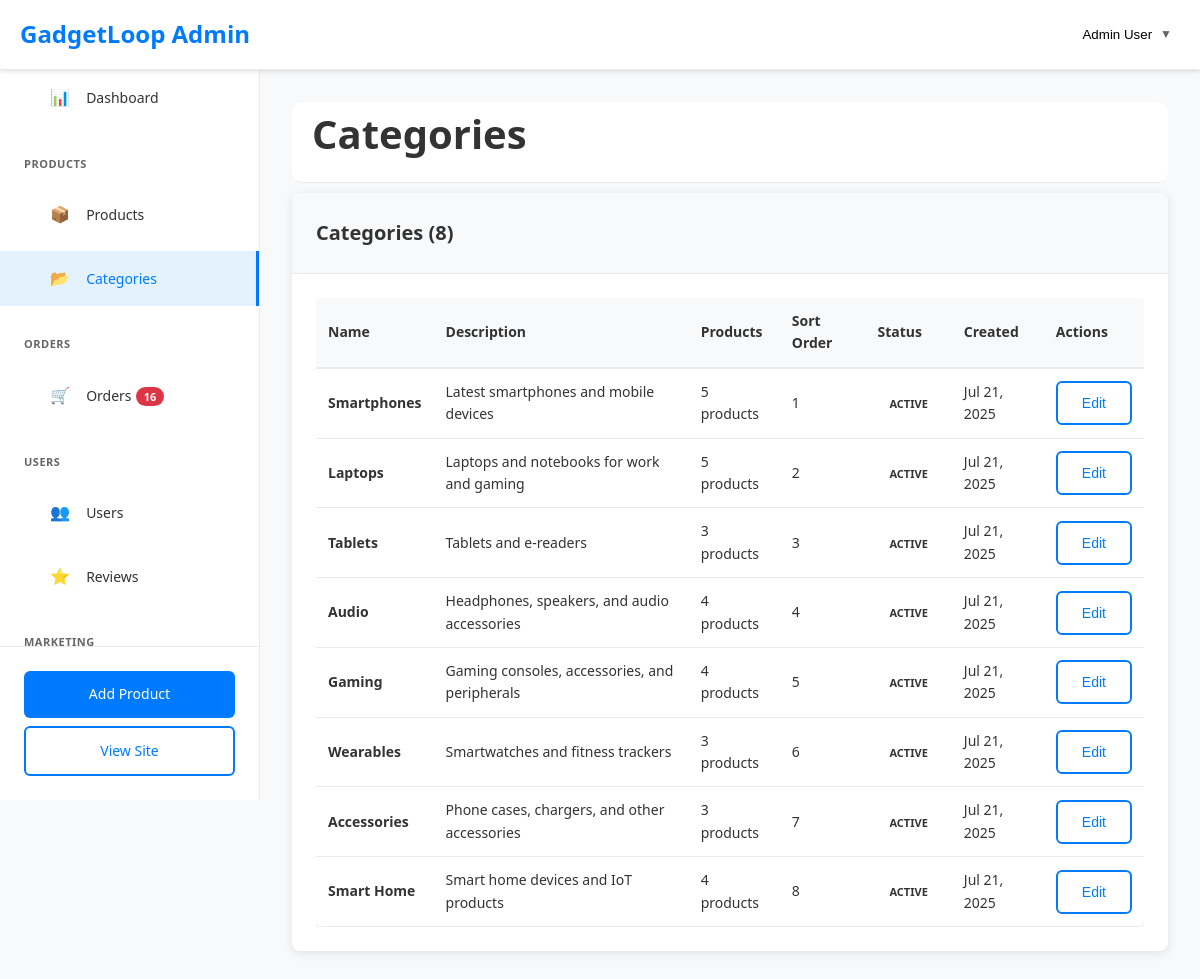
Before: /admin/categories.php (signed in) with the older database file.
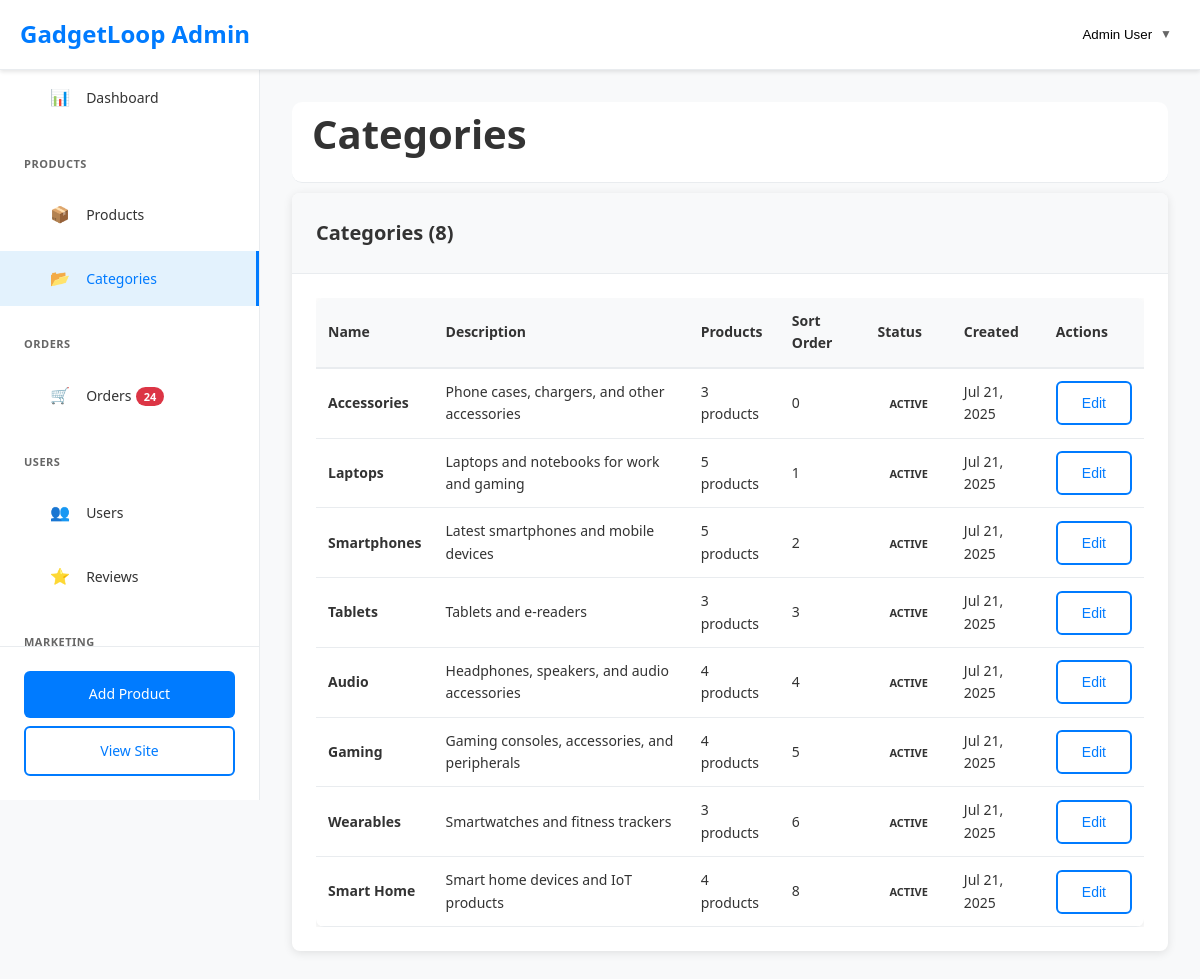
After: the same page with the newer database file.
### tables this page shows
CREATE TABLE `categories` (
  `id` int(11) NOT NULL AUTO_INCREMENT,
  `name` varchar(100) NOT NULL,
  `description` text DEFAULT NULL,
  `image` varchar(255) DEFAULT NULL,
  `is_active` tinyint(1) DEFAULT 1,
  `sort_order` int(11) DEFAULT 0,
  `created_at` timestamp NOT NULL DEFAULT current_timestamp(),
  PRIMARY KEY (`id`)
);

### admin/categories.php (the view, shortened to what the changed rows need)
<?php
require_once '../includes/functions.php';
$stmt = $pdo->prepare("
    SELECT c.*, COUNT(p.id) as product_count
    FROM categories c
    LEFT JOIN products p ON c.id = p.category_id AND p.is_active = 1
    GROUP BY c.id
    ORDER BY c.sort_order, c.name
");
$stmt->execute();
$categories = $stmt->fetchAll();
?>
<!DOCTYPE html>
<html lang="en">
<head>
    <link rel="stylesheet" href="../css/style.css">
    <link rel="stylesheet" href="../css/admin.css">
</head>
<body data-page="admin">
    <?php include 'includes/admin-header.php'; ?>
    <div class="admin-layout">
        <?php include 'includes/admin-sidebar.php'; ?>
        <main class="admin-content">
            <div class="admin-page-header">
                <h1>Categories</h1>
            </div>
            <div class="dashboard-card">
                <div class="card-body">
                    <div class="table-responsive">
                        <table class="table">
                            <thead>
                                <tr>
                                    <th>Name</th>
                                    <th>Description</th>
                                    <th>Products</th>
                                    <th>Sort Order</th>
                                    <th>Status</th>
                                    <th>Created</th>
                                    <th>Actions</th>
                                </tr>
                            </thead>
                            <tbody>
                                <?php foreach ($categories as $category): ?>
                                <tr>
                                    <td><strong><?php echo htmlspecialchars($category['name']); ?></strong></td>
                                    <td><?php echo htmlspecialchars($category['description']); ?></td>
                                    <td><?php echo $category['product_count']; ?> products</td>
                                    <td><?php echo $category['sort_order']; ?></td>
                                    <td>
                                        <span class="status-badge status-<?php echo $category['is_active'] ? 'active' : 'inactive'; ?>">
                                            <?php echo $category['is_active'] ? 'Active' : 'Inactive'; ?>
                                        </span>
                                    </td>
                                    <td><?php echo date('M j, Y', strtotime($category['created_at'])); ?></td>
                                    <td>
                                        <div style="display: flex; gap: 5px;">
                                            <button class="btn btn-outline btn-sm" onclick="editCategory(<?php echo htmlspecialchars(json_encode($category)); ?>)">Edit</button>
                                        </div>
                                    </td>
                                </tr>
                                <?php endforeach; ?>
                            </tbody>
                        </table>
                    </div>
                </div>
            </div>
        </main>
    </div>
</body>
</html>

### admin/includes/admin-sidebar.php (shortened to what the changed rows need)
<?php
$stmt = $pdo->query("SELECT COUNT(*) FROM orders");
$order_count = $stmt->fetchColumn();
?>
<aside class="admin-sidebar">
    <nav class="admin-nav">
        <ul class="nav-menu">
            <li class="nav-item <?php echo in_array(basename($_SERVER['PHP_SELF']), ['orders.php', 'order-detail.php']) ? 'active' : ''; ?>">
                <a href="orders.php">
                    <span class="nav-icon">🛒</span>
                    <span class="nav-text">Orders</span>
                    <span class="nav-badge"><?php echo (int)$order_count; ?></span>
                </a>
            </li>
        </ul>
    </nav>
</aside>

Changed rows visible on the page:
changed categories "Accessories": sort_order "7" → "0"; moves up the list
changed categories "Laptops": sort_order "2" → "1"; moves down the list
changed categories "Smartphones": sort_order "1" → "2"
Other visible differences:
$order_count: "16" → "24"
